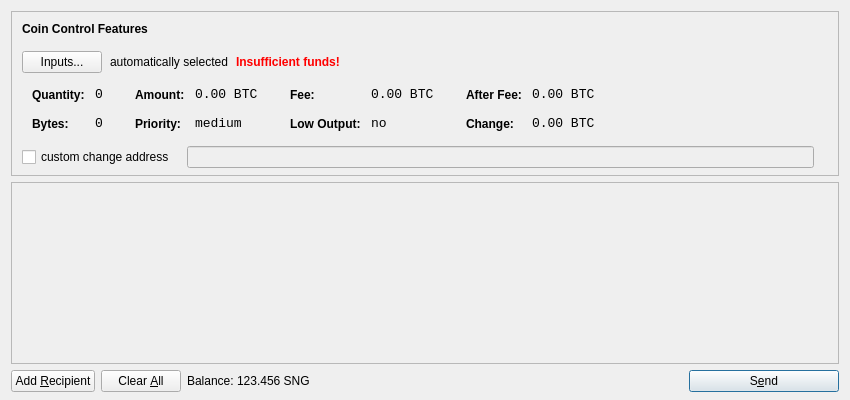
<?xml version="1.0" encoding="UTF-8"?>
<ui version="4.0">
 <class>SendCoinsDialog</class>
 <widget class="QDialog" name="SendCoinsDialog">
  <property name="geometry">
   <rect>
    <x>0</x>
    <y>0</y>
    <width>850</width>
    <height>400</height>
   </rect>
  </property>
  <property name="windowTitle">
   <string>Send Coins</string>
  </property>
  <layout class="QVBoxLayout" name="verticalLayout" stretch="0,1,0">
   <property name="bottomMargin">
    <number>8</number>
   </property>
   <item>
    <widget class="QFrame" name="frameCoinControl">
     <property name="sizePolicy">
      <sizepolicy hsizetype="Expanding" vsizetype="Expanding">
       <horstretch>0</horstretch>
       <verstretch>0</verstretch>
      </sizepolicy>
     </property>
     <property name="maximumSize">
      <size>
       <width>16777215</width>
       <height>16777215</height>
      </size>
     </property>
     <property name="frameShape">
      <enum>QFrame::StyledPanel</enum>
     </property>
     <property name="frameShadow">
      <enum>QFrame::Sunken</enum>
     </property>
     <layout class="QVBoxLayout" name="verticalLayoutCoinControl2">
      <property name="spacing">
       <number>-1</number>
      </property>
      <property name="leftMargin">
       <number>0</number>
      </property>
      <property name="topMargin">
       <number>0</number>
      </property>
      <property name="rightMargin">
       <number>0</number>
      </property>
      <property name="bottomMargin">
       <number>6</number>
      </property>
      <item>
       <layout class="QVBoxLayout" name="verticalLayoutCoinControl" stretch="0,0,0,0,1">
        <property name="spacing">
         <number>0</number>
        </property>
        <property name="leftMargin">
         <number>10</number>
        </property>
        <property name="topMargin">
         <number>10</number>
        </property>
        <item>
         <layout class="QHBoxLayout" name="horizontalLayoutCoinControl1">
          <property name="bottomMargin">
           <number>15</number>
          </property>
          <item>
           <widget class="QLabel" name="labelCoinControlFeatures">
            <property name="sizePolicy">
             <sizepolicy hsizetype="Preferred" vsizetype="Maximum">
              <horstretch>0</horstretch>
              <verstretch>0</verstretch>
             </sizepolicy>
            </property>
            <property name="font">
             <font>
              <weight>75</weight>
              <bold>true</bold>
             </font>
            </property>
            <property name="styleSheet">
             <string notr="true">font-weight:bold;</string>
            </property>
            <property name="text">
             <string>Coin Control Features</string>
            </property>
           </widget>
          </item>
         </layout>
        </item>
        <item>
         <layout class="QHBoxLayout" name="horizontalLayoutCoinControl2" stretch="0,0,0,0">
          <property name="spacing">
           <number>8</number>
          </property>
          <property name="bottomMargin">
           <number>10</number>
          </property>
          <item>
           <widget class="QPushButton" name="pushButtonCoinControl">
            <property name="styleSheet">
             <string notr="true"/>
            </property>
            <property name="text">
             <string>Inputs...</string>
            </property>
           </widget>
          </item>
          <item>
           <widget class="QLabel" name="labelCoinControlAutomaticallySelected">
            <property name="text">
             <string>automatically selected</string>
            </property>
            <property name="margin">
             <number>5</number>
            </property>
           </widget>
          </item>
          <item>
           <widget class="QLabel" name="labelCoinControlInsuffFunds">
            <property name="font">
             <font>
              <weight>75</weight>
              <bold>true</bold>
             </font>
            </property>
            <property name="styleSheet">
             <string notr="true">color:red;font-weight:bold;</string>
            </property>
            <property name="text">
             <string>Insufficient funds!</string>
            </property>
            <property name="margin">
             <number>5</number>
            </property>
           </widget>
          </item>
          <item>
           <spacer name="horizontalSpacerCoinControl">
            <property name="orientation">
             <enum>Qt::Horizontal</enum>
            </property>
            <property name="sizeHint" stdset="0">
             <size>
              <width>40</width>
              <height>1</height>
             </size>
            </property>
           </spacer>
          </item>
         </layout>
        </item>
        <item>
         <widget class="QWidget" name="widgetCoinControl" native="true">
          <property name="sizePolicy">
           <sizepolicy hsizetype="Preferred" vsizetype="Preferred">
            <horstretch>0</horstretch>
            <verstretch>0</verstretch>
           </sizepolicy>
          </property>
          <property name="minimumSize">
           <size>
            <width>0</width>
            <height>0</height>
           </size>
          </property>
          <property name="styleSheet">
           <string notr="true"/>
          </property>
          <layout class="QHBoxLayout" name="horizontalLayoutCoinControl5">
           <property name="margin">
            <number>0</number>
           </property>
           <item>
            <layout class="QHBoxLayout" name="horizontalLayoutCoinControl3" stretch="0,0,0,1">
             <property name="spacing">
              <number>20</number>
             </property>
             <property name="topMargin">
              <number>0</number>
             </property>
             <property name="bottomMargin">
              <number>10</number>
             </property>
             <item>
              <layout class="QFormLayout" name="formLayoutCoinControl1">
               <property name="horizontalSpacing">
                <number>10</number>
               </property>
               <property name="verticalSpacing">
                <number>14</number>
               </property>
               <property name="leftMargin">
                <number>10</number>
               </property>
               <property name="topMargin">
                <number>4</number>
               </property>
               <property name="rightMargin">
                <number>6</number>
               </property>
               <item row="0" column="0">
                <widget class="QLabel" name="labelCoinControlQuantityText">
                 <property name="styleSheet">
                  <string notr="true">font-weight:bold;</string>
                 </property>
                 <property name="text">
                  <string>Quantity:</string>
                 </property>
                 <property name="margin">
                  <number>0</number>
                 </property>
                </widget>
               </item>
               <item row="0" column="1">
                <widget class="QLabel" name="labelCoinControlQuantity">
                 <property name="font">
                  <font>
                   <family>Monospace</family>
                   <pointsize>10</pointsize>
                  </font>
                 </property>
                 <property name="cursor">
                  <cursorShape>IBeamCursor</cursorShape>
                 </property>
                 <property name="contextMenuPolicy">
                  <enum>Qt::ActionsContextMenu</enum>
                 </property>
                 <property name="text">
                  <string notr="true">0</string>
                 </property>
                 <property name="margin">
                  <number>0</number>
                 </property>
                 <property name="textInteractionFlags">
                  <set>Qt::LinksAccessibleByMouse|Qt::TextSelectableByKeyboard|Qt::TextSelectableByMouse</set>
                 </property>
                </widget>
               </item>
               <item row="1" column="0">
                <widget class="QLabel" name="labelCoinControlBytesText">
                 <property name="styleSheet">
                  <string notr="true">font-weight:bold;</string>
                 </property>
                 <property name="text">
                  <string>Bytes:</string>
                 </property>
                </widget>
               </item>
               <item row="1" column="1">
                <widget class="QLabel" name="labelCoinControlBytes">
                 <property name="font">
                  <font>
                   <family>Monospace</family>
                   <pointsize>10</pointsize>
                  </font>
                 </property>
                 <property name="cursor">
                  <cursorShape>IBeamCursor</cursorShape>
                 </property>
                 <property name="contextMenuPolicy">
                  <enum>Qt::ActionsContextMenu</enum>
                 </property>
                 <property name="text">
                  <string notr="true">0</string>
                 </property>
                 <property name="textInteractionFlags">
                  <set>Qt::LinksAccessibleByMouse|Qt::TextSelectableByKeyboard|Qt::TextSelectableByMouse</set>
                 </property>
                </widget>
               </item>
              </layout>
             </item>
             <item>
              <layout class="QFormLayout" name="formLayoutCoinControl2">
               <property name="horizontalSpacing">
                <number>10</number>
               </property>
               <property name="verticalSpacing">
                <number>14</number>
               </property>
               <property name="leftMargin">
                <number>6</number>
               </property>
               <property name="topMargin">
                <number>4</number>
               </property>
               <property name="rightMargin">
                <number>6</number>
               </property>
               <item row="0" column="0">
                <widget class="QLabel" name="labelCoinControlAmountText">
                 <property name="styleSheet">
                  <string notr="true">font-weight:bold;</string>
                 </property>
                 <property name="text">
                  <string>Amount:</string>
                 </property>
                 <property name="margin">
                  <number>0</number>
                 </property>
                </widget>
               </item>
               <item row="0" column="1">
                <widget class="QLabel" name="labelCoinControlAmount">
                 <property name="font">
                  <font>
                   <family>Monospace</family>
                   <pointsize>10</pointsize>
                  </font>
                 </property>
                 <property name="cursor">
                  <cursorShape>IBeamCursor</cursorShape>
                 </property>
                 <property name="contextMenuPolicy">
                  <enum>Qt::ActionsContextMenu</enum>
                 </property>
                 <property name="text">
                  <string notr="true">0.00 BTC</string>
                 </property>
                 <property name="textInteractionFlags">
                  <set>Qt::LinksAccessibleByMouse|Qt::TextSelectableByKeyboard|Qt::TextSelectableByMouse</set>
                 </property>
                </widget>
               </item>
               <item row="1" column="0">
                <widget class="QLabel" name="labelCoinControlPriorityText">
                 <property name="styleSheet">
                  <string notr="true">font-weight:bold;</string>
                 </property>
                 <property name="text">
                  <string>Priority:</string>
                 </property>
                </widget>
               </item>
               <item row="1" column="1">
                <widget class="QLabel" name="labelCoinControlPriority">
                 <property name="font">
                  <font>
                   <family>Monospace</family>
                   <pointsize>10</pointsize>
                  </font>
                 </property>
                 <property name="cursor">
                  <cursorShape>IBeamCursor</cursorShape>
                 </property>
                 <property name="contextMenuPolicy">
                  <enum>Qt::ActionsContextMenu</enum>
                 </property>
                 <property name="text">
                  <string>medium</string>
                 </property>
                 <property name="textInteractionFlags">
                  <set>Qt::LinksAccessibleByMouse|Qt::TextSelectableByKeyboard|Qt::TextSelectableByMouse</set>
                 </property>
                </widget>
               </item>
              </layout>
             </item>
             <item>
              <layout class="QFormLayout" name="formLayoutCoinControl3">
               <property name="horizontalSpacing">
                <number>10</number>
               </property>
               <property name="verticalSpacing">
                <number>14</number>
               </property>
               <property name="leftMargin">
                <number>6</number>
               </property>
               <property name="topMargin">
                <number>4</number>
               </property>
               <property name="rightMargin">
                <number>6</number>
               </property>
               <item row="0" column="0">
                <widget class="QLabel" name="labelCoinControlFeeText">
                 <property name="styleSheet">
                  <string notr="true">font-weight:bold;</string>
                 </property>
                 <property name="text">
                  <string>Fee:</string>
                 </property>
                 <property name="margin">
                  <number>0</number>
                 </property>
                </widget>
               </item>
               <item row="0" column="1">
                <widget class="QLabel" name="labelCoinControlFee">
                 <property name="font">
                  <font>
                   <family>Monospace</family>
                   <pointsize>10</pointsize>
                  </font>
                 </property>
                 <property name="cursor">
                  <cursorShape>IBeamCursor</cursorShape>
                 </property>
                 <property name="contextMenuPolicy">
                  <enum>Qt::ActionsContextMenu</enum>
                 </property>
                 <property name="text">
                  <string notr="true">0.00 BTC</string>
                 </property>
                 <property name="textInteractionFlags">
                  <set>Qt::LinksAccessibleByMouse|Qt::TextSelectableByKeyboard|Qt::TextSelectableByMouse</set>
                 </property>
                </widget>
               </item>
               <item row="1" column="0">
                <widget class="QLabel" name="labelCoinControlLowOutputText">
                 <property name="styleSheet">
                  <string notr="true">font-weight:bold;</string>
                 </property>
                 <property name="text">
                  <string>Low Output:</string>
                 </property>
                </widget>
               </item>
               <item row="1" column="1">
                <widget class="QLabel" name="labelCoinControlLowOutput">
                 <property name="font">
                  <font>
                   <family>Monospace</family>
                   <pointsize>10</pointsize>
                  </font>
                 </property>
                 <property name="cursor">
                  <cursorShape>IBeamCursor</cursorShape>
                 </property>
                 <property name="contextMenuPolicy">
                  <enum>Qt::ActionsContextMenu</enum>
                 </property>
                 <property name="text">
                  <string>no</string>
                 </property>
                 <property name="textInteractionFlags">
                  <set>Qt::LinksAccessibleByMouse|Qt::TextSelectableByKeyboard|Qt::TextSelectableByMouse</set>
                 </property>
                </widget>
               </item>
              </layout>
             </item>
             <item>
              <layout class="QFormLayout" name="formLayoutCoinControl4">
               <property name="horizontalSpacing">
                <number>10</number>
               </property>
               <property name="verticalSpacing">
                <number>14</number>
               </property>
               <property name="leftMargin">
                <number>6</number>
               </property>
               <property name="topMargin">
                <number>4</number>
               </property>
               <property name="rightMargin">
                <number>6</number>
               </property>
               <item row="0" column="0">
                <widget class="QLabel" name="labelCoinControlAfterFeeText">
                 <property name="styleSheet">
                  <string notr="true">font-weight:bold;</string>
                 </property>
                 <property name="text">
                  <string>After Fee:</string>
                 </property>
                 <property name="margin">
                  <number>0</number>
                 </property>
                </widget>
               </item>
               <item row="0" column="1">
                <widget class="QLabel" name="labelCoinControlAfterFee">
                 <property name="font">
                  <font>
                   <family>Monospace</family>
                   <pointsize>10</pointsize>
                  </font>
                 </property>
                 <property name="cursor">
                  <cursorShape>IBeamCursor</cursorShape>
                 </property>
                 <property name="contextMenuPolicy">
                  <enum>Qt::ActionsContextMenu</enum>
                 </property>
                 <property name="text">
                  <string notr="true">0.00 BTC</string>
                 </property>
                 <property name="textInteractionFlags">
                  <set>Qt::LinksAccessibleByMouse|Qt::TextSelectableByKeyboard|Qt::TextSelectableByMouse</set>
                 </property>
                </widget>
               </item>
               <item row="1" column="0">
                <widget class="QLabel" name="labelCoinControlChangeText">
                 <property name="styleSheet">
                  <string notr="true">font-weight:bold;</string>
                 </property>
                 <property name="text">
                  <string>Change:</string>
                 </property>
                </widget>
               </item>
               <item row="1" column="1">
                <widget class="QLabel" name="labelCoinControlChange">
                 <property name="font">
                  <font>
                   <family>Monospace</family>
                   <pointsize>10</pointsize>
                  </font>
                 </property>
                 <property name="cursor">
                  <cursorShape>IBeamCursor</cursorShape>
                 </property>
                 <property name="contextMenuPolicy">
                  <enum>Qt::ActionsContextMenu</enum>
                 </property>
                 <property name="text">
                  <string notr="true">0.00 BTC</string>
                 </property>
                 <property name="textInteractionFlags">
                  <set>Qt::LinksAccessibleByMouse|Qt::TextSelectableByKeyboard|Qt::TextSelectableByMouse</set>
                 </property>
                </widget>
               </item>
              </layout>
             </item>
            </layout>
           </item>
          </layout>
         </widget>
        </item>
        <item>
         <layout class="QHBoxLayout" name="horizontalLayoutCoinControl4" stretch="0,0,0">
          <property name="spacing">
           <number>12</number>
          </property>
          <property name="sizeConstraint">
           <enum>QLayout::SetDefaultConstraint</enum>
          </property>
          <property name="topMargin">
           <number>5</number>
          </property>
          <property name="rightMargin">
           <number>5</number>
          </property>
          <item>
           <widget class="QCheckBox" name="checkBoxCoinControlChange">
            <property name="text">
             <string>custom change address</string>
            </property>
           </widget>
          </item>
          <item>
           <widget class="QLineEdit" name="lineEditCoinControlChange">
            <property name="enabled">
             <bool>false</bool>
            </property>
            <property name="sizePolicy">
             <sizepolicy hsizetype="Expanding" vsizetype="Fixed">
              <horstretch>0</horstretch>
              <verstretch>0</verstretch>
             </sizepolicy>
            </property>
           </widget>
          </item>
          <item>
           <widget class="QLabel" name="labelCoinControlChangeLabel">
            <property name="sizePolicy">
             <sizepolicy hsizetype="Preferred" vsizetype="Expanding">
              <horstretch>0</horstretch>
              <verstretch>0</verstretch>
             </sizepolicy>
            </property>
            <property name="minimumSize">
             <size>
              <width>0</width>
              <height>0</height>
             </size>
            </property>
            <property name="text">
             <string/>
            </property>
            <property name="margin">
             <number>3</number>
            </property>
           </widget>
          </item>
         </layout>
        </item>
        <item>
         <spacer name="verticalSpacerCoinControl">
          <property name="orientation">
           <enum>Qt::Vertical</enum>
          </property>
          <property name="sizeHint" stdset="0">
           <size>
            <width>800</width>
            <height>1</height>
           </size>
          </property>
         </spacer>
        </item>
       </layout>
      </item>
     </layout>
    </widget>
   </item>
   <item>
    <widget class="QScrollArea" name="scrollArea">
     <property name="widgetResizable">
      <bool>true</bool>
     </property>
     <widget class="QWidget" name="scrollAreaWidgetContents">
      <property name="geometry">
       <rect>
        <x>0</x>
        <y>0</y>
        <width>830</width>
        <height>165</height>
       </rect>
      </property>
      <layout class="QVBoxLayout" name="verticalLayout_2">
       <property name="margin">
        <number>0</number>
       </property>
       <item>
        <layout class="QVBoxLayout" name="entries">
         <property name="spacing">
          <number>6</number>
         </property>
        </layout>
       </item>
       <item>
        <spacer name="verticalSpacer">
         <property name="orientation">
          <enum>Qt::Vertical</enum>
         </property>
         <property name="sizeHint" stdset="0">
          <size>
           <width>20</width>
           <height>40</height>
          </size>
         </property>
        </spacer>
       </item>
      </layout>
     </widget>
    </widget>
   </item>
   <item>
    <layout class="QHBoxLayout" name="horizontalLayout">
     <item>
      <widget class="QPushButton" name="addButton">
       <property name="toolTip">
        <string>Send to multiple recipients at once</string>
       </property>
       <property name="text">
        <string>Add &amp;Recipient</string>
       </property>
       <property name="icon">
        <iconset resource="../bitcoin.qrc">
         <normaloff>:/icons/add</normaloff>:/icons/add</iconset>
       </property>
       <property name="autoDefault">
        <bool>false</bool>
       </property>
      </widget>
     </item>
     <item>
      <widget class="QPushButton" name="clearButton">
       <property name="sizePolicy">
        <sizepolicy hsizetype="Minimum" vsizetype="Fixed">
         <horstretch>0</horstretch>
         <verstretch>0</verstretch>
        </sizepolicy>
       </property>
       <property name="toolTip">
        <string>Remove all transaction fields</string>
       </property>
       <property name="text">
        <string>Clear &amp;All</string>
       </property>
       <property name="icon">
        <iconset resource="../bitcoin.qrc">
         <normaloff>:/icons/remove</normaloff>:/icons/remove</iconset>
       </property>
       <property name="autoRepeatDelay">
        <number>300</number>
       </property>
       <property name="autoDefault">
        <bool>false</bool>
       </property>
      </widget>
     </item>
     <item>
      <layout class="QHBoxLayout" name="horizontalLayout_2">
       <property name="spacing">
        <number>3</number>
       </property>
       <item>
        <widget class="QLabel" name="label">
         <property name="text">
          <string>Balance:</string>
         </property>
        </widget>
       </item>
       <item>
        <widget class="QLabel" name="labelBalance">
         <property name="cursor">
          <cursorShape>IBeamCursor</cursorShape>
         </property>
         <property name="text">
          <string>123.456 SNG</string>
         </property>
         <property name="textInteractionFlags">
          <set>Qt::LinksAccessibleByMouse|Qt::TextSelectableByKeyboard|Qt::TextSelectableByMouse</set>
         </property>
        </widget>
       </item>
      </layout>
     </item>
     <item>
      <spacer name="horizontalSpacer">
       <property name="orientation">
        <enum>Qt::Horizontal</enum>
       </property>
       <property name="sizeHint" stdset="0">
        <size>
         <width>40</width>
         <height>20</height>
        </size>
       </property>
      </spacer>
     </item>
     <item>
      <widget class="QPushButton" name="sendButton">
       <property name="minimumSize">
        <size>
         <width>150</width>
         <height>0</height>
        </size>
       </property>
       <property name="toolTip">
        <string>Confirm the send action</string>
       </property>
       <property name="text">
        <string>S&amp;end</string>
       </property>
       <property name="icon">
        <iconset resource="../bitcoin.qrc">
         <normaloff>:/icons/send</normaloff>:/icons/send</iconset>
       </property>
       <property name="default">
        <bool>true</bool>
       </property>
      </widget>
     </item>
    </layout>
   </item>
  </layout>
 </widget>
 <resources>
  <include location="../bitcoin.qrc"/>
 </resources>
 <connections/>
</ui>
